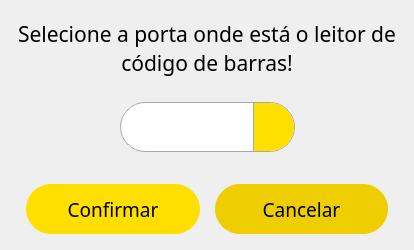
<?xml version="1.0" encoding="UTF-8"?>
<ui version="4.0">
 <class>Dialog</class>
 <widget class="QDialog" name="Dialog">
  <property name="geometry">
   <rect>
    <x>0</x>
    <y>0</y>
    <width>414</width>
    <height>250</height>
   </rect>
  </property>
  <property name="minimumSize">
   <size>
    <width>414</width>
    <height>250</height>
   </size>
  </property>
  <property name="maximumSize">
   <size>
    <width>414</width>
    <height>250</height>
   </size>
  </property>
  <property name="windowTitle">
   <string>Dialog</string>
  </property>
  <property name="styleSheet">
   <string notr="true">* {margin:0; padding:0; border: 0}

QDialog{background-color:#efefef}

QPushButton{
	background-color: #ffdf00;
	border: 0;
border-radius:25; padding:0; margin:0
}
QPushButton::disabled{background-color:#cbcbcb}
QPushButton:hover{ background-color: #f1d100}
QPushButton:pressed{background-color:#dfc200 }

QPushButton:focus {border: 0; outline:1px solid #ababab}

QLineEdit{
background-color: transparent;
border: 2px solid #b0b0b0;
padding: 5 15;
border-radius: 18
}

QComboBox {
    border: 1px solid #a9a9a9;
    border-radius: 25;
    padding: 0 20 0 15;
}

QComboBox::drop-down {
	subcontrol-origin: padding;
	subcontrol-position: top right;
	width: 40;

	border:0; background-color: #ffdf00;
    border-top-right-radius: 24;
    border-bottom-right-radius: 24;
	border-left: 1px solid #a9a9a9
}

QComboBox::down-arrow{
	image: url(:/newPrefix/assets/icons/icons/2x/outline_arrow_drop_down_black_48dp.png);
	width: 30;
	height:30;
}

QComboBox::down-arrow:on{
	image: url(:/newPrefix/assets/icons/icons/2x/outline_arrow_drop_up_black_48dp.png);
	width: 30;
	height:30;
}

QComboBox::drop-down:hover{
	background-color: #f1d100;
}
QComboBox::drop-down:pressed{
	background-color: #dfc200;
}</string>
  </property>
  <layout class="QVBoxLayout" name="verticalLayout">
   <property name="spacing">
    <number>0</number>
   </property>
   <property name="bottomMargin">
    <number>15</number>
   </property>
   <item>
    <widget class="QLabel" name="label">
     <property name="minimumSize">
      <size>
       <width>0</width>
       <height>75</height>
      </size>
     </property>
     <property name="maximumSize">
      <size>
       <width>16777215</width>
       <height>75</height>
      </size>
     </property>
     <property name="font">
      <font>
       <family>Equinox Bold</family>
       <pointsize>16</pointsize>
      </font>
     </property>
     <property name="text">
      <string>Selecione a porta onde está o leitor de código de barras!</string>
     </property>
     <property name="alignment">
      <set>Qt::AlignCenter</set>
     </property>
     <property name="wordWrap">
      <bool>true</bool>
     </property>
    </widget>
   </item>
   <item>
    <widget class="QFrame" name="frame">
     <property name="frameShape">
      <enum>QFrame::StyledPanel</enum>
     </property>
     <property name="frameShadow">
      <enum>QFrame::Raised</enum>
     </property>
     <layout class="QHBoxLayout" name="horizontalLayout_2">
      <property name="spacing">
       <number>0</number>
      </property>
      <property name="leftMargin">
       <number>0</number>
      </property>
      <property name="topMargin">
       <number>0</number>
      </property>
      <property name="rightMargin">
       <number>0</number>
      </property>
      <property name="bottomMargin">
       <number>15</number>
      </property>
      <item>
       <spacer name="horizontalSpacer">
        <property name="orientation">
         <enum>Qt::Horizontal</enum>
        </property>
        <property name="sizeHint" stdset="0">
         <size>
          <width>40</width>
          <height>20</height>
         </size>
        </property>
       </spacer>
      </item>
      <item>
       <widget class="QComboBox" name="comboBox">
        <property name="minimumSize">
         <size>
          <width>175</width>
          <height>50</height>
         </size>
        </property>
        <property name="maximumSize">
         <size>
          <width>175</width>
          <height>50</height>
         </size>
        </property>
        <property name="font">
         <font>
          <family>Equinox Bold</family>
          <pointsize>14</pointsize>
         </font>
        </property>
        <property name="cursor">
         <cursorShape>PointingHandCursor</cursorShape>
        </property>
        <property name="maxVisibleItems">
         <number>5</number>
        </property>
        <property name="maxCount">
         <number>300</number>
        </property>
       </widget>
      </item>
      <item>
       <spacer name="horizontalSpacer_2">
        <property name="orientation">
         <enum>Qt::Horizontal</enum>
        </property>
        <property name="sizeHint" stdset="0">
         <size>
          <width>40</width>
          <height>20</height>
         </size>
        </property>
       </spacer>
      </item>
     </layout>
    </widget>
   </item>
   <item>
    <widget class="QFrame" name="frame_2">
     <property name="minimumSize">
      <size>
       <width>0</width>
       <height>52</height>
      </size>
     </property>
     <property name="maximumSize">
      <size>
       <width>16777215</width>
       <height>52</height>
      </size>
     </property>
     <property name="frameShape">
      <enum>QFrame::StyledPanel</enum>
     </property>
     <property name="frameShadow">
      <enum>QFrame::Raised</enum>
     </property>
     <layout class="QHBoxLayout" name="horizontalLayout">
      <property name="spacing">
       <number>15</number>
      </property>
      <property name="leftMargin">
       <number>15</number>
      </property>
      <property name="topMargin">
       <number>0</number>
      </property>
      <property name="rightMargin">
       <number>15</number>
      </property>
      <property name="bottomMargin">
       <number>0</number>
      </property>
      <item>
       <widget class="QPushButton" name="btn_confirm">
        <property name="minimumSize">
         <size>
          <width>0</width>
          <height>50</height>
         </size>
        </property>
        <property name="maximumSize">
         <size>
          <width>16777215</width>
          <height>50</height>
         </size>
        </property>
        <property name="font">
         <font>
          <family>Equinox Bold</family>
          <pointsize>14</pointsize>
         </font>
        </property>
        <property name="cursor">
         <cursorShape>PointingHandCursor</cursorShape>
        </property>
        <property name="text">
         <string>Confirmar</string>
        </property>
        <property name="icon">
         <iconset resource="icons.qrc">
          <normaloff>:/newPrefix/assets/icons/icons/2x/sharp_check_black_48dp.png</normaloff>:/newPrefix/assets/icons/icons/2x/sharp_check_black_48dp.png</iconset>
        </property>
        <property name="iconSize">
         <size>
          <width>25</width>
          <height>25</height>
         </size>
        </property>
        <property name="autoDefault">
         <bool>false</bool>
        </property>
        <property name="default">
         <bool>true</bool>
        </property>
       </widget>
      </item>
      <item>
       <widget class="QPushButton" name="btn_cancel">
        <property name="minimumSize">
         <size>
          <width>0</width>
          <height>50</height>
         </size>
        </property>
        <property name="maximumSize">
         <size>
          <width>16777215</width>
          <height>50</height>
         </size>
        </property>
        <property name="font">
         <font>
          <family>Equinox Bold</family>
          <pointsize>14</pointsize>
         </font>
        </property>
        <property name="cursor">
         <cursorShape>PointingHandCursor</cursorShape>
        </property>
        <property name="focusPolicy">
         <enum>Qt::TabFocus</enum>
        </property>
        <property name="styleSheet">
         <string notr="true">* {
background-color: #eece00
}

QPushButton:hover{
background-color: #ddbd00
}

QPushButton:pressed {
background-color: #ccac00
}
QPushButton::disabled{background-color:#cbcbcb}</string>
        </property>
        <property name="text">
         <string>Cancelar</string>
        </property>
        <property name="icon">
         <iconset resource="icons.qrc">
          <normaloff>:/newPrefix/assets/icons/icons/2x/sharp_close_black_48dp.png</normaloff>:/newPrefix/assets/icons/icons/2x/sharp_close_black_48dp.png</iconset>
        </property>
        <property name="iconSize">
         <size>
          <width>25</width>
          <height>25</height>
         </size>
        </property>
        <property name="autoDefault">
         <bool>false</bool>
        </property>
       </widget>
      </item>
     </layout>
    </widget>
   </item>
  </layout>
 </widget>
 <resources>
  <include location="icons.qrc"/>
 </resources>
 <connections/>
</ui>
